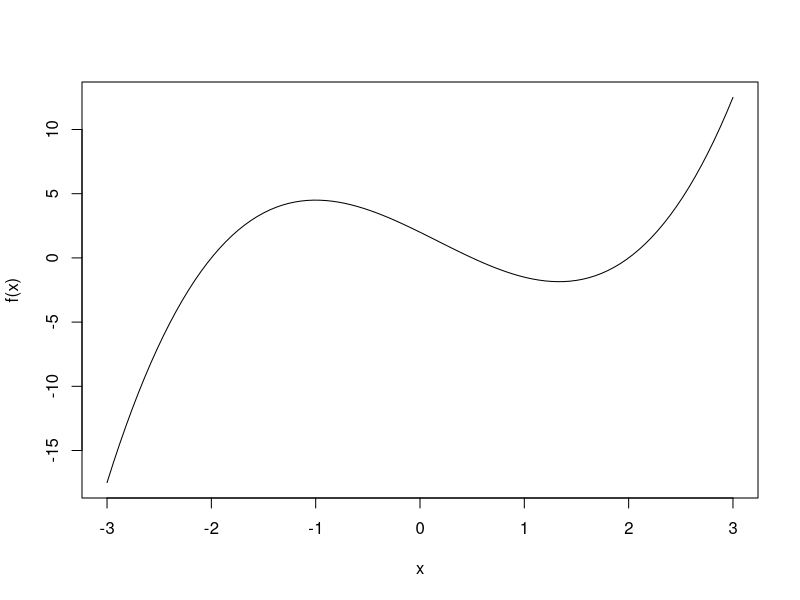
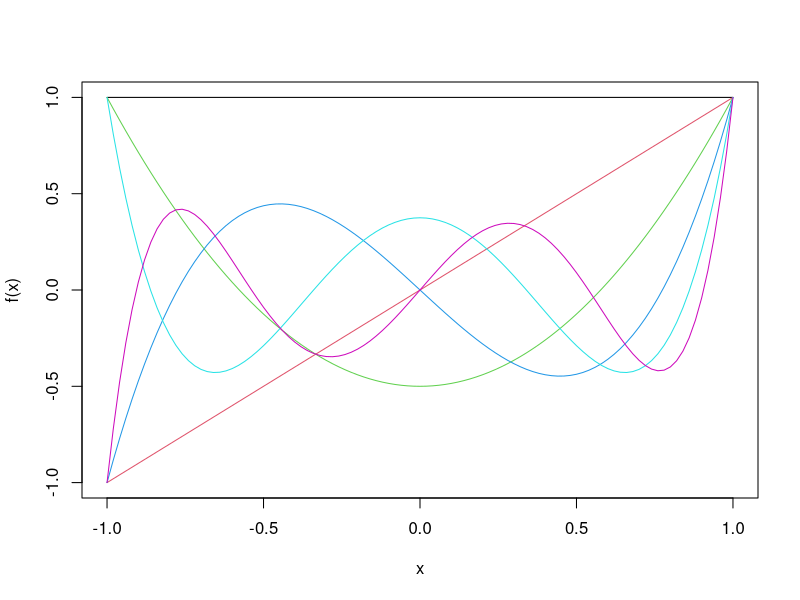
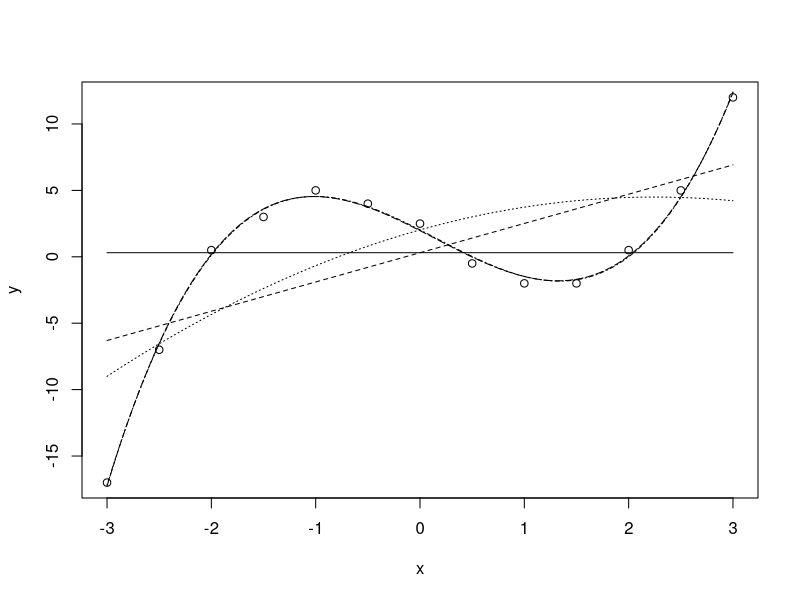

Reproduce these figures in R, in order.
## ---- chunk 1
#initialize function
horner <- function(coef){
  function(x){
    s <- 0
    for(i in seq(length(coef), 1, -1)) s <- s * x + coef[i]
    s
  }
}

#plot function
c <- c(2, -4, -1/2, 1); f <- horner(c)
curve(f, from = -3, 3)
## ---- chunk 2

poly_der_coef <- function(coef) seq(1, length(coef)-1) * coef[-1]

newtons <- function(c, root = 0, max.iter = 1000){
  
  #set up polynomials
  p <- horner(c)
  p_prime <- horner(poly_der_coef(c))
  
  #set up stopping criterion
  tol <- 10e-6
  diff <- Inf
  iter.num <- 1
  
  while(iter.num < max.iter & diff>tol){# two conditions: (i) iteration limit (ii) convergence criterion
    
    #update root: if derivative is zero, then Netwons update is undefined, return Nan, else use the Newtons update
    new_root <- ifelse(abs(p_prime(root)) < tol, return(NaN), root - p(root)/p_prime(root)) 
    diff <- abs(new_root - root) 
    root <- new_root 
    iter.num <- iter.num + 1
  }
  ifelse(iter.num == max.iter, NaN, root)
}

c <- c(2, -4, -1/2, 1)
c(newtons(c, root = -1.5), newtons(c, root = 1.5), newtons(c, root = -1))

## ---- chunk 3
legendre_coef <- function(n){
  
  if(n == 0) return(c(1)) # return coefficents for L_{e_0}
  if(n == 1) return(c(0,1))# return coefficents for L_{e_1}
  else{
    ln1 <- (2*(n-1)+1)/n * c(0, legendre_coef(n-1)) # recursively get coefficents for L_{n-1}
    tmp <-  (n-1)/n * legendre_coef(n-2)            # recursively get coefficents for L_{n-2}
    ln2 <- c(tmp, rep(0,length(ln1) - length(tmp))) # match coefficents lengths 
    return(ln1 - ln2)
  }
}
## ---- chunk 4
#A plot of the first 6 polynomials
for(i in 0:5){
 f <- horner(legendre_coef(i))
 if(i == 0) curve(f, from = -1, to = 1, col = i + 1, ylim = c(-1, 1))
 else curve(f, from = -1, to = 1, col = i + 1, add = TRUE)
} 
## ---- chunk 5
#import data 
x <- c(-3.0,-2.5, -2.0, -1.5, -1.0, -0.5, 0.0, 0.5, 1.0, 1.5, 2.0, 2.5, 3.0)
y <- c(-17.0, -7.0, 0.5, 3.0, 5.0, 4.0, 2.5, -0.5, -2.0, -2.0, 0.5, 5.0, 12.0)

#create design matrix
d <- 4
X <- outer(x, 0:d, '^')

#build T 
T <- rbind(cbind(crossprod(X), crossprod(X, y)), cbind(crossprod(y,X), crossprod(y)))
## ---- chunk 6
SWEEP <- function(A, k){
  D <- A[k, k]; ifelse(D == 0, A[k, ]<- A[k,], A[k,] <- A[k,]/D)
  for(i in (1:nrow(A))[-k]){
    B <- A[i, k]; A[i,] <- A[i,] - B*A[k,]
    A[i,k] <- -B/D
  }
  A[k,k] <- 1/D
  
  return(A)
}

SWEEP(SWEEP(T, 1),1)
SWEEP(SWEEP(T, 2),2)
SWEEP(SWEEP(T, 3),3)
SWEEP(SWEEP(T, 4),4)
SWEEP(SWEEP(T, 5), 5)

## ---- chunk 7
tol <- 10e-10
sum(abs(SWEEP(SWEEP(T, 1),1) - T) > tol)
sum(SWEEP(SWEEP(T, 2),2)- T > tol)
sum(SWEEP(SWEEP(T, 3),3)- T > tol)
sum(SWEEP(SWEEP(T, 4),4)- T > tol)
sum(SWEEP(SWEEP(T, 5),5)- T > tol)
## ---- chunk 8
plot(x, y)
a <- seq(-3, 3, length.out = 100)
p <- ncol(T) - 1
for (k in 1:p) {
T <- SWEEP(T, k)
lines(a, horner(T[1:k, p + 1])(a), lty = k)
print(c(k, T[p + 1, p + 1]))
}
